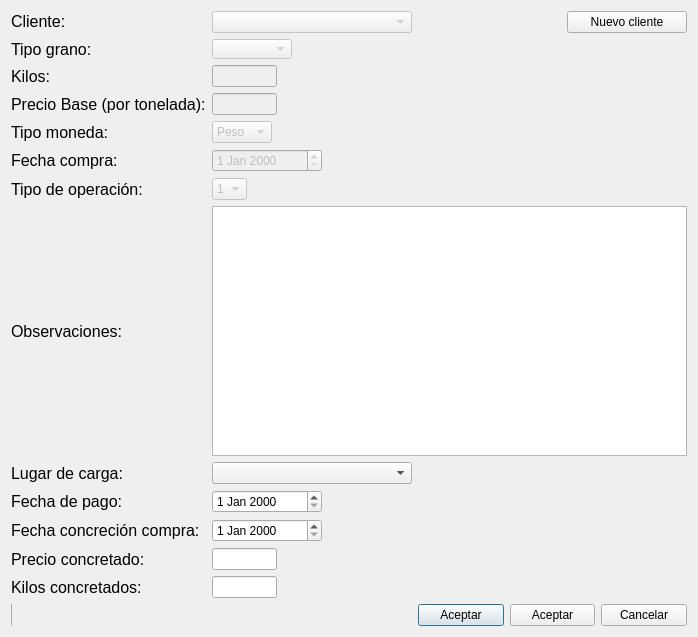
<?xml version="1.0" encoding="UTF-8"?>
<ui version="4.0">
 <class>ConcretarOfrecido</class>
 <widget class="QDialog" name="ConcretarOfrecido">
  <property name="geometry">
   <rect>
    <x>0</x>
    <y>0</y>
    <width>698</width>
    <height>637</height>
   </rect>
  </property>
  <property name="windowTitle">
   <string>Dialog</string>
  </property>
  <layout class="QGridLayout" name="gridLayout">
   <item row="0" column="0">
    <widget class="QLabel" name="label_5">
     <property name="text">
      <string>&lt;html&gt;&lt;head/&gt;&lt;body&gt;&lt;p&gt;&lt;span style=&quot; font-size:12pt;&quot;&gt;Cliente:&lt;/span&gt;&lt;/p&gt;&lt;/body&gt;&lt;/html&gt;</string>
     </property>
    </widget>
   </item>
   <item row="0" column="1">
    <widget class="QComboBox" name="cliente">
     <property name="enabled">
      <bool>false</bool>
     </property>
     <property name="minimumSize">
      <size>
       <width>200</width>
       <height>0</height>
      </size>
     </property>
     <property name="maximumSize">
      <size>
       <width>16777215</width>
       <height>16777215</height>
      </size>
     </property>
     <property name="styleSheet">
      <string notr="true">font: 12pt &quot;MS Shell Dlg 2&quot;;</string>
     </property>
     <property name="editable">
      <bool>false</bool>
     </property>
    </widget>
   </item>
   <item row="1" column="0">
    <widget class="QLabel" name="label_8">
     <property name="font">
      <font>
       <pointsize>12</pointsize>
      </font>
     </property>
     <property name="text">
      <string>Tipo grano:</string>
     </property>
    </widget>
   </item>
   <item row="1" column="1">
    <widget class="QComboBox" name="grano">
     <property name="enabled">
      <bool>false</bool>
     </property>
     <property name="minimumSize">
      <size>
       <width>80</width>
       <height>0</height>
      </size>
     </property>
     <property name="maximumSize">
      <size>
       <width>80</width>
       <height>20</height>
      </size>
     </property>
     <property name="styleSheet">
      <string notr="true">font: 12pt &quot;MS Shell Dlg 2&quot;;</string>
     </property>
    </widget>
   </item>
   <item row="2" column="0">
    <widget class="QLabel" name="label_4">
     <property name="font">
      <font>
       <pointsize>12</pointsize>
      </font>
     </property>
     <property name="text">
      <string>Kilos:</string>
     </property>
    </widget>
   </item>
   <item row="2" column="1">
    <widget class="QLineEdit" name="kilos">
     <property name="enabled">
      <bool>false</bool>
     </property>
     <property name="maximumSize">
      <size>
       <width>65</width>
       <height>16777215</height>
      </size>
     </property>
     <property name="styleSheet">
      <string notr="true">font: 12pt &quot;MS Shell Dlg 2&quot;;</string>
     </property>
     <property name="text">
      <string/>
     </property>
    </widget>
   </item>
   <item row="3" column="0">
    <widget class="QLabel" name="label_3">
     <property name="font">
      <font>
       <pointsize>12</pointsize>
      </font>
     </property>
     <property name="text">
      <string>Precio Base (por tonelada):</string>
     </property>
    </widget>
   </item>
   <item row="3" column="1">
    <widget class="QLineEdit" name="precio_base">
     <property name="enabled">
      <bool>false</bool>
     </property>
     <property name="maximumSize">
      <size>
       <width>65</width>
       <height>16777215</height>
      </size>
     </property>
     <property name="styleSheet">
      <string notr="true">font: 12pt &quot;MS Shell Dlg 2&quot;;</string>
     </property>
     <property name="text">
      <string/>
     </property>
    </widget>
   </item>
   <item row="4" column="0">
    <widget class="QLabel" name="label">
     <property name="font">
      <font>
       <pointsize>12</pointsize>
      </font>
     </property>
     <property name="text">
      <string>Tipo moneda:</string>
     </property>
    </widget>
   </item>
   <item row="4" column="1">
    <widget class="QComboBox" name="moneda">
     <property name="enabled">
      <bool>false</bool>
     </property>
     <property name="maximumSize">
      <size>
       <width>60</width>
       <height>16777215</height>
      </size>
     </property>
     <property name="styleSheet">
      <string notr="true">font: 12pt &quot;MS Shell Dlg 2&quot;;</string>
     </property>
     <item>
      <property name="text">
       <string>Peso</string>
      </property>
     </item>
     <item>
      <property name="text">
       <string>Dolar</string>
      </property>
     </item>
    </widget>
   </item>
   <item row="5" column="0">
    <widget class="QLabel" name="label_2">
     <property name="font">
      <font>
       <pointsize>12</pointsize>
      </font>
     </property>
     <property name="text">
      <string>Fecha compra:</string>
     </property>
    </widget>
   </item>
   <item row="5" column="1">
    <widget class="QDateEdit" name="fecha_venta">
     <property name="enabled">
      <bool>false</bool>
     </property>
     <property name="maximumSize">
      <size>
       <width>110</width>
       <height>100</height>
      </size>
     </property>
     <property name="styleSheet">
      <string notr="true">font: 12pt &quot;MS Shell Dlg 2&quot;;</string>
     </property>
    </widget>
   </item>
   <item row="6" column="0">
    <widget class="QLabel" name="label_7">
     <property name="font">
      <font>
       <pointsize>12</pointsize>
      </font>
     </property>
     <property name="text">
      <string>Tipo de operación:</string>
     </property>
    </widget>
   </item>
   <item row="6" column="1">
    <widget class="QComboBox" name="tipo_negocio">
     <property name="enabled">
      <bool>false</bool>
     </property>
     <property name="minimumSize">
      <size>
       <width>20</width>
       <height>0</height>
      </size>
     </property>
     <property name="maximumSize">
      <size>
       <width>35</width>
       <height>16777215</height>
      </size>
     </property>
     <property name="styleSheet">
      <string notr="true">font: 12pt &quot;MS Shell Dlg 2&quot;;</string>
     </property>
     <item>
      <property name="text">
       <string>1</string>
      </property>
     </item>
     <item>
      <property name="text">
       <string>2</string>
      </property>
     </item>
    </widget>
   </item>
   <item row="7" column="0">
    <widget class="QLabel" name="label_15">
     <property name="font">
      <font>
       <pointsize>12</pointsize>
      </font>
     </property>
     <property name="text">
      <string>Observaciones:</string>
     </property>
    </widget>
   </item>
   <item row="7" column="1" colspan="2">
    <widget class="QTextEdit" name="observaciones">
     <property name="styleSheet">
      <string notr="true">font: 12pt &quot;MS Shell Dlg 2&quot;;</string>
     </property>
    </widget>
   </item>
   <item row="8" column="0">
    <widget class="QLabel" name="label_9">
     <property name="font">
      <font>
       <pointsize>12</pointsize>
      </font>
     </property>
     <property name="text">
      <string>Lugar de carga:</string>
     </property>
    </widget>
   </item>
   <item row="8" column="1">
    <widget class="QComboBox" name="localizacion">
     <property name="styleSheet">
      <string notr="true">font: 12pt &quot;MS Shell Dlg 2&quot;;</string>
     </property>
    </widget>
   </item>
   <item row="9" column="0">
    <widget class="QLabel" name="label_11">
     <property name="font">
      <font>
       <pointsize>12</pointsize>
      </font>
     </property>
     <property name="text">
      <string>Fecha de pago:</string>
     </property>
    </widget>
   </item>
   <item row="9" column="1">
    <widget class="QDateEdit" name="fecha_pago">
     <property name="enabled">
      <bool>true</bool>
     </property>
     <property name="maximumSize">
      <size>
       <width>110</width>
       <height>16777215</height>
      </size>
     </property>
     <property name="styleSheet">
      <string notr="true">font: 12pt &quot;MS Shell Dlg 2&quot;;</string>
     </property>
    </widget>
   </item>
   <item row="10" column="0">
    <widget class="QLabel" name="label_12">
     <property name="maximumSize">
      <size>
       <width>190</width>
       <height>16777215</height>
      </size>
     </property>
     <property name="font">
      <font>
       <pointsize>12</pointsize>
      </font>
     </property>
     <property name="text">
      <string>Fecha concreción compra:</string>
     </property>
    </widget>
   </item>
   <item row="10" column="1">
    <widget class="QDateEdit" name="fecha_conc_compra">
     <property name="enabled">
      <bool>true</bool>
     </property>
     <property name="maximumSize">
      <size>
       <width>110</width>
       <height>16777215</height>
      </size>
     </property>
     <property name="styleSheet">
      <string notr="true">font: 12pt &quot;MS Shell Dlg 2&quot;;</string>
     </property>
    </widget>
   </item>
   <item row="11" column="0">
    <widget class="QLabel" name="label_13">
     <property name="font">
      <font>
       <pointsize>12</pointsize>
      </font>
     </property>
     <property name="text">
      <string>Precio concretado:</string>
     </property>
    </widget>
   </item>
   <item row="11" column="1">
    <widget class="QLineEdit" name="precio_concretado">
     <property name="enabled">
      <bool>true</bool>
     </property>
     <property name="maximumSize">
      <size>
       <width>65</width>
       <height>16777215</height>
      </size>
     </property>
     <property name="styleSheet">
      <string notr="true">font: 12pt &quot;MS Shell Dlg 2&quot;;</string>
     </property>
     <property name="text">
      <string/>
     </property>
    </widget>
   </item>
   <item row="12" column="0">
    <widget class="QLabel" name="label_14">
     <property name="font">
      <font>
       <pointsize>12</pointsize>
      </font>
     </property>
     <property name="text">
      <string>Kilos concretados:</string>
     </property>
    </widget>
   </item>
   <item row="12" column="1">
    <widget class="QLineEdit" name="kilos_concretados">
     <property name="enabled">
      <bool>true</bool>
     </property>
     <property name="maximumSize">
      <size>
       <width>65</width>
       <height>16777215</height>
      </size>
     </property>
     <property name="styleSheet">
      <string notr="true">font: 12pt &quot;MS Shell Dlg 2&quot;;</string>
     </property>
     <property name="text">
      <string/>
     </property>
    </widget>
   </item>
   <item row="13" column="2">
    <layout class="QHBoxLayout" name="horizontalLayout">
     <item>
      <widget class="QPushButton" name="pushButton">
       <property name="styleSheet">
        <string notr="true">font: 12pt &quot;MS Shell Dlg 2&quot;;</string>
       </property>
       <property name="text">
        <string>Aceptar</string>
       </property>
      </widget>
     </item>
     <item>
      <widget class="QPushButton" name="pushButton_4">
       <property name="styleSheet">
        <string notr="true">font: 12pt &quot;MS Shell Dlg 2&quot;;</string>
       </property>
       <property name="text">
        <string>Aceptar</string>
       </property>
      </widget>
     </item>
     <item>
      <widget class="QPushButton" name="pushButton_2">
       <property name="styleSheet">
        <string notr="true">font: 12pt &quot;MS Shell Dlg 2&quot;;</string>
       </property>
       <property name="text">
        <string>Cancelar</string>
       </property>
      </widget>
     </item>
    </layout>
   </item>
   <item row="13" column="0">
    <widget class="QLineEdit" name="id">
     <property name="maximumSize">
      <size>
       <width>1</width>
       <height>16777215</height>
      </size>
     </property>
    </widget>
   </item>
   <item row="0" column="2" alignment="Qt::AlignRight">
    <widget class="QPushButton" name="pushButton_3">
     <property name="minimumSize">
      <size>
       <width>120</width>
       <height>0</height>
      </size>
     </property>
     <property name="maximumSize">
      <size>
       <width>120</width>
       <height>16777215</height>
      </size>
     </property>
     <property name="styleSheet">
      <string notr="true">font: 12pt &quot;MS Shell Dlg 2&quot;;</string>
     </property>
     <property name="text">
      <string>Nuevo cliente</string>
     </property>
    </widget>
   </item>
  </layout>
 </widget>
 <resources/>
 <connections/>
</ui>
